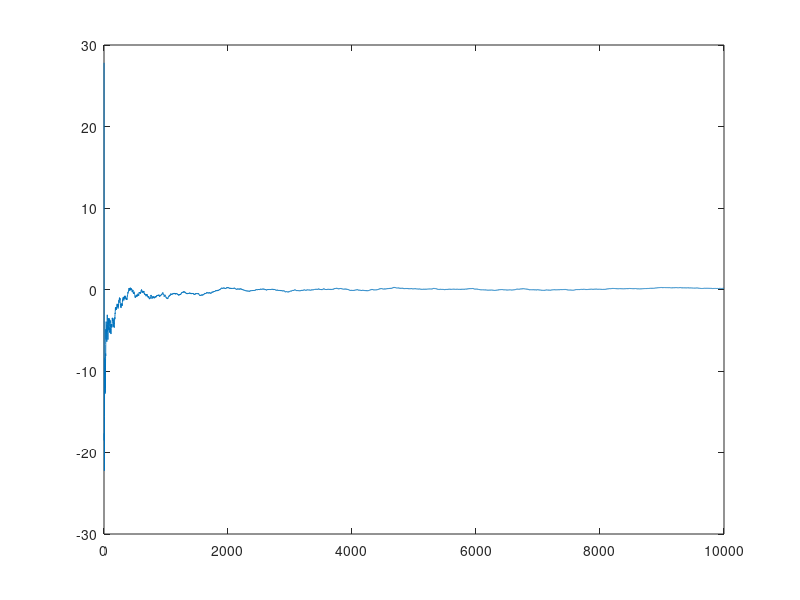
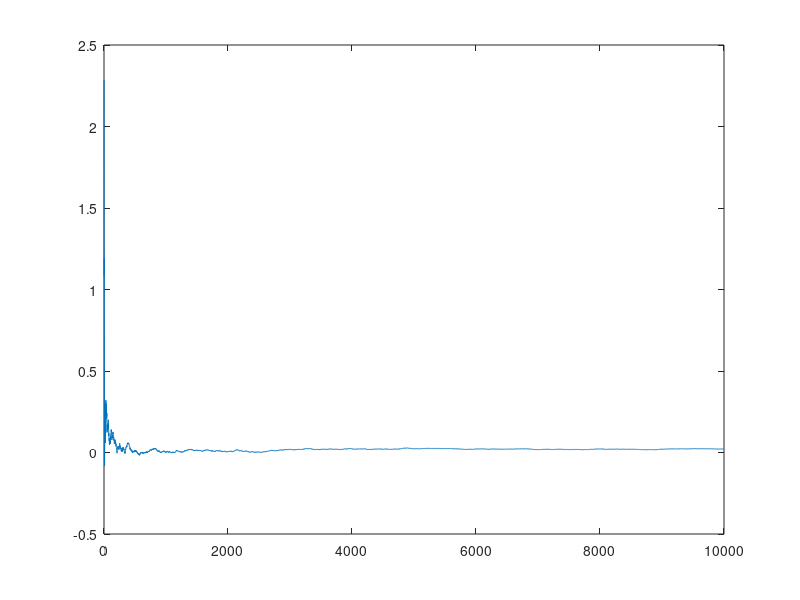
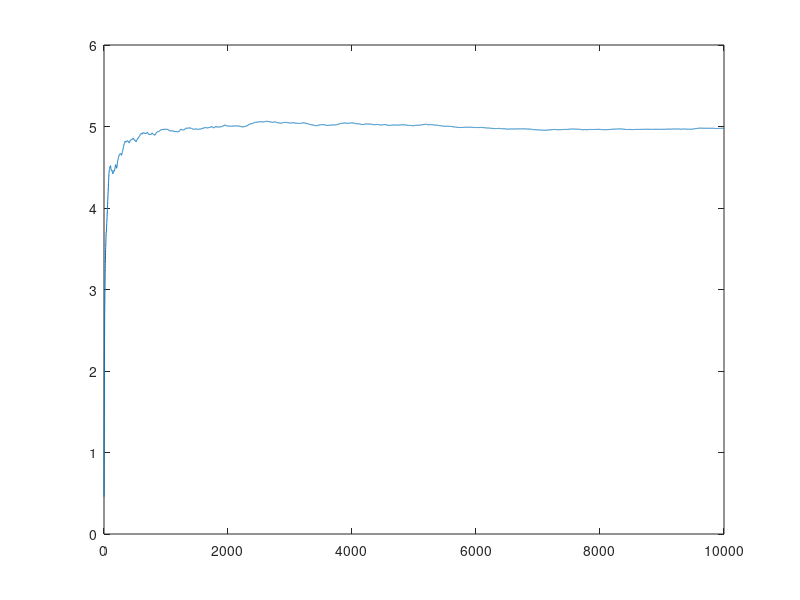

These charts were generated, in order, by the following MATLAB code: (Note: this script raises an error after producing the figures.)
%%%%%% Law of Large Numbers %%%%%%
T = 10000;
u = zeros(T, 1);

a = -50; % lower_bound
b = 50; % upper_bound

uni_dist = unifrnd(a, b, T, 1);
norm_dist = normrnd(0, 1, T, 1);

list_dist = [uni_dist, norm_dist];

for i =1 : size(list_dist, 2)
    dist = list_dist(:,i);
for t = 1 : T
     u(t) = sum(dist(1:t)) / t;
end
    figure;
    plot(u);
end
%% LLN for AR1

sigma=1;
epsi = rand(T, 1)*sigma;
y = zeros(T, 1);
mean_y = zeros(T, 1);
phi = 0.9;

for t=2 : T+1
    y(t) = phi * y(t-1) + epsi(t-1);
    mean_y(t-1) = sum(y(1:t))/t;
end

figure; 
plot(mean_y);



%% Central Limit Theorem
B = 5000;
T = 10000;
phi = 0.8;
c = 3;
mu = c/(1-phi);
sig_eps = 0.4;
Y = func_AR1(phi, T, B, sig_eps);

mu_hat = mean(Y);
var_Y = sig_eps^2/(1-phi^2); % analytical variance of AR(1)
%var_Y = sig_eps^2/(1-phi)^2; % Correct standardized variance


% Standardization
Z = sqrt(T).*(mu_hat - mu)./sqrt(var_Y);

figure;
histogram(Z);
